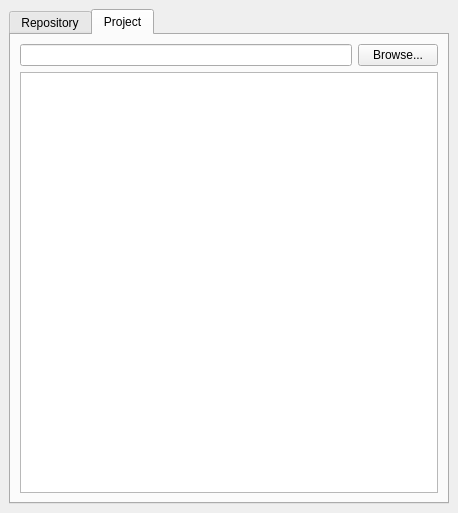
<?xml version="1.0" encoding="UTF-8"?>
<ui version="4.0">
 <class>ToolbarDockWidgetBase</class>
 <widget class="QDockWidget" name="ToolbarDockWidgetBase">
  <property name="geometry">
   <rect>
    <x>0</x>
    <y>0</y>
    <width>458</width>
    <height>513</height>
   </rect>
  </property>
  <property name="minimumSize">
   <size>
    <width>187</width>
    <height>400</height>
   </size>
  </property>
  <property name="windowTitle">
   <string>Riverscapes</string>
  </property>
  <widget class="QWidget" name="dockWidgetContents">
   <layout class="QVBoxLayout" name="verticalLayout">
    <item>
     <widget class="QTabWidget" name="tabWidget">
      <property name="currentIndex">
       <number>1</number>
      </property>
      <widget class="QWidget" name="tabRepository">
       <attribute name="title">
        <string>Repository</string>
       </attribute>
       <layout class="QVBoxLayout" name="verticalLayout_3">
        <item>
         <widget class="QTreeWidget" name="treeRepository">
          <column>
           <property name="text">
            <string notr="true">1</string>
           </property>
          </column>
         </widget>
        </item>
       </layout>
      </widget>
      <widget class="QWidget" name="tabProject">
       <attribute name="title">
        <string>Project</string>
       </attribute>
       <layout class="QVBoxLayout" name="verticalLayout_2">
        <item>
         <layout class="QHBoxLayout" name="horizontalLayout">
          <item>
           <widget class="QLineEdit" name="xmlLocation"/>
          </item>
          <item>
           <widget class="QPushButton" name="btnLoad">
            <property name="text">
             <string>Browse...</string>
            </property>
           </widget>
          </item>
         </layout>
        </item>
        <item>
         <widget class="QTreeView" name="treeProject">
          <property name="contextMenuPolicy">
           <enum>Qt::CustomContextMenu</enum>
          </property>
          <property name="editTriggers">
           <set>QAbstractItemView::NoEditTriggers</set>
          </property>
          <attribute name="headerVisible">
           <bool>false</bool>
          </attribute>
         </widget>
        </item>
       </layout>
      </widget>
     </widget>
    </item>
   </layout>
  </widget>
 </widget>
 <resources/>
 <connections/>
</ui>
